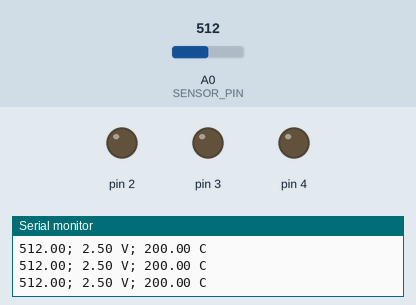
Simulated run of this sketch. Board: Arduino Uno, built with avr-gcc and run on an emulated ATmega328P. Shown: output pins drawn as LEDs (lit = HIGH), the last lines printed to the serial monitor. The test bench sets the inputs (shaded band); at power-on: A0 (SENSOR_PIN) = 512.

Above: at 1.2 s.
1.3 s: A0 (SENSOR_PIN) set to 514
At 2.5 s:
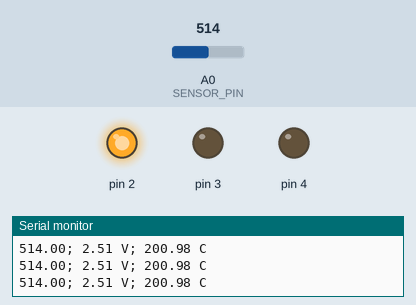
2.8 s: A0 (SENSOR_PIN) set to 716
At 3.2 s:
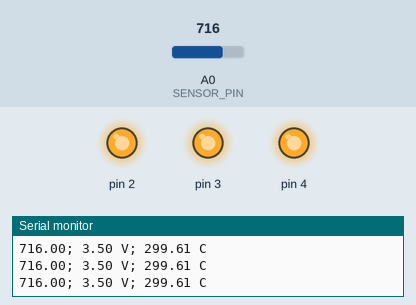
4.3 s: A0 (SENSOR_PIN) set to 511
At 5.1 s:
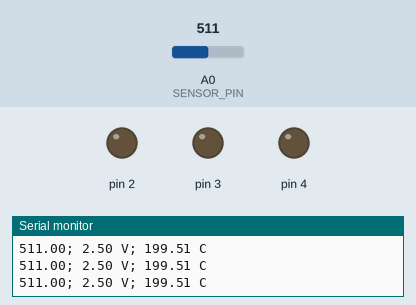
7.3 s: A0 (SENSOR_PIN) set to 900
At 8.6 s:
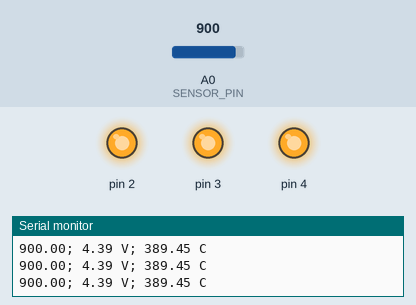
Timing chart, 0 to 10.3 s (numbered marks = the images above; inputs shaded):
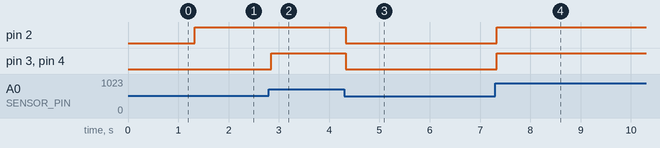

Measured:
- the behaviour switches between 513 and 514 on A0 (SENSOR_PIN) (found by bisection; images 0 and 1)
- after the input at 1.3 s, pin 2: LOW → HIGH at once
- after the input at 2.8 s, pin 3, pin 4: LOW → HIGH at once
- after the input at 4.3 s, pin 2–4: HIGH → LOW at once
- after the input at 7.3 s, pin 2–4: LOW → HIGH at once

The sketch:

proj3.ino
```cpp
/* This program reads temperatures from a sensor and commands 3 LEDs to turn on
   based on the the difference in measured temp from the baseline temp which is
   obtained at start up. */

/* CONSTANTS */
const int SENSOR_PIN = A0;
const float SENSOR_TO_VOLTS = (5.0f / 1024.0f);
const float GATE = 2.0f;

/* GLOBAL VARS */
float base;

/* FUNCTION PROTOTYPES */
void Print(float);
inline float VoltsToTemp(float);

void setup(){
	for(unsigned pin = 2; pin < 5; pin++){
		pinMode(pin, OUTPUT);
		digitalWrite(pin, LOW);
	}
	Serial.begin(9600);
	base = (float)analogRead(SENSOR_PIN);
	Serial.println("");
	Serial.println("BASE");
	Print(base);
	Serial.println("READINGS");
}

void loop(){
	float reading = (float)analogRead(SENSOR_PIN);
	Print(reading);

	if(reading - base >= GATE && reading - base < 2.0f * GATE){
		digitalWrite(2, HIGH);
		digitalWrite(3, LOW);
		digitalWrite(4, LOW);
	}
	else if(reading - base >= 2.0f * GATE && reading - base < 3.0f * GATE){
		digitalWrite(2, HIGH);
		digitalWrite(3, HIGH);
		digitalWrite(4, LOW);
	}
	else if(reading - base >= 3.0f * GATE){
		digitalWrite(2, HIGH);
		digitalWrite(3, HIGH);
		digitalWrite(4, HIGH);
	}
	else
		for(unsigned pin = 2; pin < 5; pin++){
			pinMode(pin, OUTPUT);
			digitalWrite(pin, LOW);
		}
}

void Print(float f){
	Serial.print(f);
	Serial.print("; ");
	Serial.print(f * SENSOR_TO_VOLTS);
	Serial.print(" V; ");
	Serial.print(VoltsToTemp(f * SENSOR_TO_VOLTS));
	Serial.println(" C");
}

float VoltsToTemp(float v){
	return (v - 0.5f) * 100.0f;
}
```
